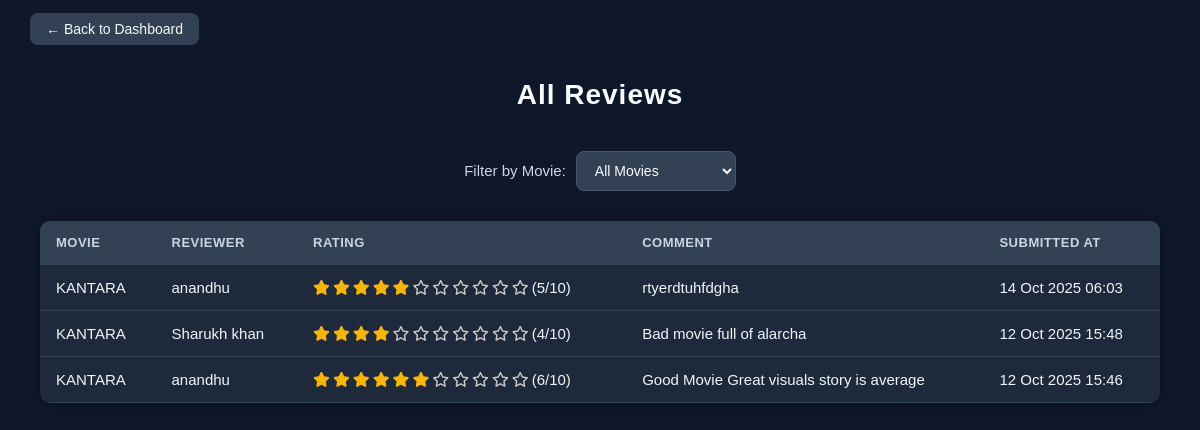
/admin-panel/view-reviews/ (signed in), run on an earlier commit of the app's database.
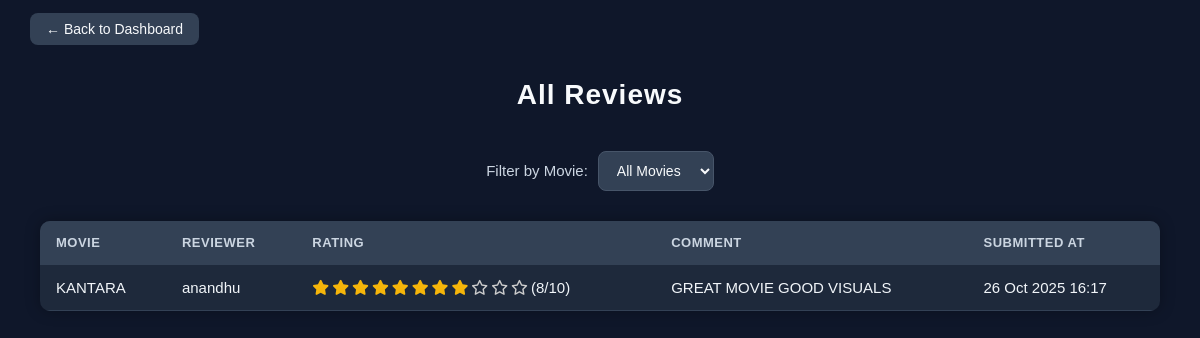
And on a later commit of the database.
### bms/models.py (models this page shows, shortened)
class Review(models.Model):
    movie = models.ForeignKey(Movie, on_delete=models.CASCADE, related_name='reviews')
    user_name = models.CharField(max_length=100)
    rating = models.IntegerField(default=1)
    comment = models.TextField()
    created_at = models.DateTimeField(auto_now_add=True)

class Movie(models.Model):
    title = models.CharField(max_length=200)
    description = models.TextField()
    release_date = models.DateField()
    duration = models.CharField(max_length=50, default="N/A")
    language = models.CharField(max_length=50, default="Unknown")
    genre = models.CharField(max_length=100, default="Uncategorized")
    main_image = models.ImageField(upload_to='movies/main_images/', null=True, blank=True)
    cover_image = models.ImageField(upload_to='movies/cover_images/', null=True, blank=True)

### bms/views.py (the view)
# urls.py: path('admin-panel/view-reviews/', views.view_reviews, name='view_reviews'),
@admin_required
def view_reviews(request):
    selected_movie_id = request.GET.get('movie')  # Get movie ID from query params
    movies = Movie.objects.all().order_by('title')
    if selected_movie_id and selected_movie_id != "all":
        reviews = Review.objects.filter(movie_id=selected_movie_id).select_related('movie').order_by('-created_at')
    else:
        reviews = Review.objects.all().select_related('movie').order_by('-created_at')
    context = {
        'reviews': reviews,
        'movies': movies,
        'selected_movie_id': selected_movie_id,
    }
    return render(request, 'adminpanel/view_reviews.html', context)

### bms/views.py (called while the page is built)
def admin_required(view_func):
    @wraps(view_func)
    def wrapper(request, *args, **kwargs):
        if not request.user.is_authenticated or not request.user.is_staff:
            messages.error(request, "You must login as admin to access this page.")
            return redirect('admin_login')
        return view_func(request, *args, **kwargs)
    return wrapper

### templates/adminpanel/view_reviews.html (shortened to what this page needs)
<!DOCTYPE html>
<html lang="en">
<head>
    {% load static %}
    <link rel="stylesheet" href="{% static 'adminpanelcss/viewreviews.css' %}">
    <link rel="stylesheet" href="https://cdnjs.cloudflare.com/ajax/libs/font-awesome/6.4.0/css/all.min.css">
</head>
<body>
    <div class="top-bar">
        <a href="{% url 'admin_dashboard' %}" class="back-btn">← Back to Dashboard</a>
    </div>
    <h1>All Reviews</h1>
    <form method="get" class="filter-form">
        <label for="movie">Filter by Movie:</label>
        <select name="movie" id="movie" onchange="this.form.submit()">
            <option value="all" {% if not selected_movie_id or selected_movie_id == 'all' %}selected{% endif %}>All Movies</option>
        </select>
    </form>
    {% if reviews %}
    <table>
        <thead>
            <tr>
                <th>Movie</th>
                <th>Reviewer</th>
                <th>Rating</th>
                <th>Comment</th>
                <th>Submitted At</th>
            </tr>
        </thead>
        <tbody>
            {% for review in reviews %}
            <tr>
                <td>{{ review.movie.title }}</td>
                <td>{{ review.user_name }}</td>
                <td>
                    <span class="rating-stars">
                        {% for i in "12345678910"|make_list %}
                            {% if forloop.counter <= review.rating %}
                                <i class="fa-solid fa-star" style="color: #f5b50a;"></i>
                            {% else %}
                                <i class="fa-regular fa-star" style="color: #ccc;"></i>
                            {% endif %}
                        {% endfor %}
                        ({{ review.rating }}/10)
                    </span>
                </td>
                <td>{{ review.comment }}</td>
                <td>{{ review.created_at|date:"d M Y H:i" }}</td>
            </tr>
            {% endfor %}
        </tbody>
    </table>
    {% else %}
    <p>No reviews available for the selected movie.</p>
    {% endif %}
</body>
</html>

What changed in the data, as far as the page shows it:
removed Review: movie "KANTARA", user_name "anandhu", rating "5", comment "rtyerdtuhfdgha", created_at "14 Oct 2025 06:03"
removed Review: movie "KANTARA", user_name "Sharukh khan", rating "4", comment "Bad movie full of alarcha", created_at "12 Oct 2025 15:48"
changed Review "anandhu": rating "6" → "8"; comment "Good Movie Great visuals story is average" → "GREAT MOVIE GOOD VISUALS"; created_at "12 Oct 2025 15:46" → "26 Oct 2025 16:17"
